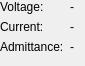
<?xml version="1.0" encoding="UTF-8"?>
<ui version="4.0">
 <class>AnalysisWidget</class>
 <widget class="QWidget" name="AnalysisWidget">
  <property name="geometry">
   <rect>
    <x>0</x>
    <y>0</y>
    <width>85</width>
    <height>66</height>
   </rect>
  </property>
  <property name="windowTitle">
   <string>Form</string>
  </property>
  <layout class="QFormLayout" name="formLayout">
   <property name="leftMargin">
    <number>0</number>
   </property>
   <property name="topMargin">
    <number>0</number>
   </property>
   <property name="rightMargin">
    <number>0</number>
   </property>
   <property name="bottomMargin">
    <number>0</number>
   </property>
   <item row="0" column="0">
    <widget class="QLabel" name="label_39">
     <property name="text">
      <string>Voltage:</string>
     </property>
    </widget>
   </item>
   <item row="0" column="1">
    <widget class="QLabel" name="voltage">
     <property name="text">
      <string>-</string>
     </property>
    </widget>
   </item>
   <item row="1" column="0">
    <widget class="QLabel" name="label_41">
     <property name="text">
      <string>Current:</string>
     </property>
    </widget>
   </item>
   <item row="1" column="1">
    <widget class="QLabel" name="current">
     <property name="text">
      <string>-</string>
     </property>
    </widget>
   </item>
   <item row="2" column="0">
    <widget class="QLabel" name="label_5">
     <property name="text">
      <string>Admittance:</string>
     </property>
    </widget>
   </item>
   <item row="2" column="1">
    <widget class="QLabel" name="admittance">
     <property name="text">
      <string>-</string>
     </property>
    </widget>
   </item>
  </layout>
 </widget>
 <resources/>
 <connections/>
</ui>
